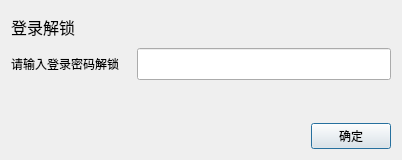
<?xml version="1.0" encoding="UTF-8"?>
<ui version="4.0">
 <class>WindowLock</class>
 <widget class="QDialog" name="WindowLock">
  <property name="geometry">
   <rect>
    <x>0</x>
    <y>0</y>
    <width>402</width>
    <height>160</height>
   </rect>
  </property>
  <property name="windowTitle">
   <string>WindowLock</string>
  </property>
  <layout class="QGridLayout" name="gridLayout">
   <item row="2" column="0">
    <layout class="QHBoxLayout" name="horizontalLayout">
     <item>
      <spacer name="horizontalSpacer_2">
       <property name="orientation">
        <enum>Qt::Horizontal</enum>
       </property>
       <property name="sizeHint" stdset="0">
        <size>
         <width>20</width>
         <height>20</height>
        </size>
       </property>
      </spacer>
     </item>
     <item>
      <widget class="QLabel" name="label_displayErr">
       <property name="sizePolicy">
        <sizepolicy hsizetype="Expanding" vsizetype="Preferred">
         <horstretch>0</horstretch>
         <verstretch>0</verstretch>
        </sizepolicy>
       </property>
       <property name="minimumSize">
        <size>
         <width>330</width>
         <height>0</height>
        </size>
       </property>
       <property name="text">
        <string/>
       </property>
      </widget>
     </item>
    </layout>
   </item>
   <item row="3" column="0">
    <layout class="QHBoxLayout" name="horizontalLayout_3">
     <item>
      <spacer name="horizontalSpacer">
       <property name="orientation">
        <enum>Qt::Horizontal</enum>
       </property>
       <property name="sizeHint" stdset="0">
        <size>
         <width>278</width>
         <height>20</height>
        </size>
       </property>
      </spacer>
     </item>
     <item>
      <widget class="QPushButton" name="btnSure">
       <property name="text">
        <string>确定</string>
       </property>
       <property name="icon">
        <iconset resource="res.qrc">
         <normaloff>:/res/SoftIcon/check.png</normaloff>:/res/SoftIcon/check.png</iconset>
       </property>
       <property name="iconSize">
        <size>
         <width>20</width>
         <height>20</height>
        </size>
       </property>
      </widget>
     </item>
    </layout>
   </item>
   <item row="1" column="0">
    <layout class="QHBoxLayout" name="horizontalLayout_2">
     <item>
      <widget class="QLabel" name="label">
       <property name="minimumSize">
        <size>
         <width>120</width>
         <height>0</height>
        </size>
       </property>
       <property name="text">
        <string>请输入登录密码解锁</string>
       </property>
      </widget>
     </item>
     <item>
      <widget class="QLineEdit" name="lineEdit_Password">
       <property name="sizePolicy">
        <sizepolicy hsizetype="Expanding" vsizetype="Preferred">
         <horstretch>0</horstretch>
         <verstretch>0</verstretch>
        </sizepolicy>
       </property>
       <property name="echoMode">
        <enum>QLineEdit::Password</enum>
       </property>
      </widget>
     </item>
    </layout>
   </item>
   <item row="0" column="0">
    <widget class="QLabel" name="label_2">
     <property name="font">
      <font>
       <family>Arial</family>
       <pointsize>12</pointsize>
      </font>
     </property>
     <property name="text">
      <string>登录解锁</string>
     </property>
    </widget>
   </item>
  </layout>
 </widget>
 <layoutdefault spacing="6" margin="11"/>
 <resources>
  <include location="res.qrc"/>
 </resources>
 <connections/>
</ui>
